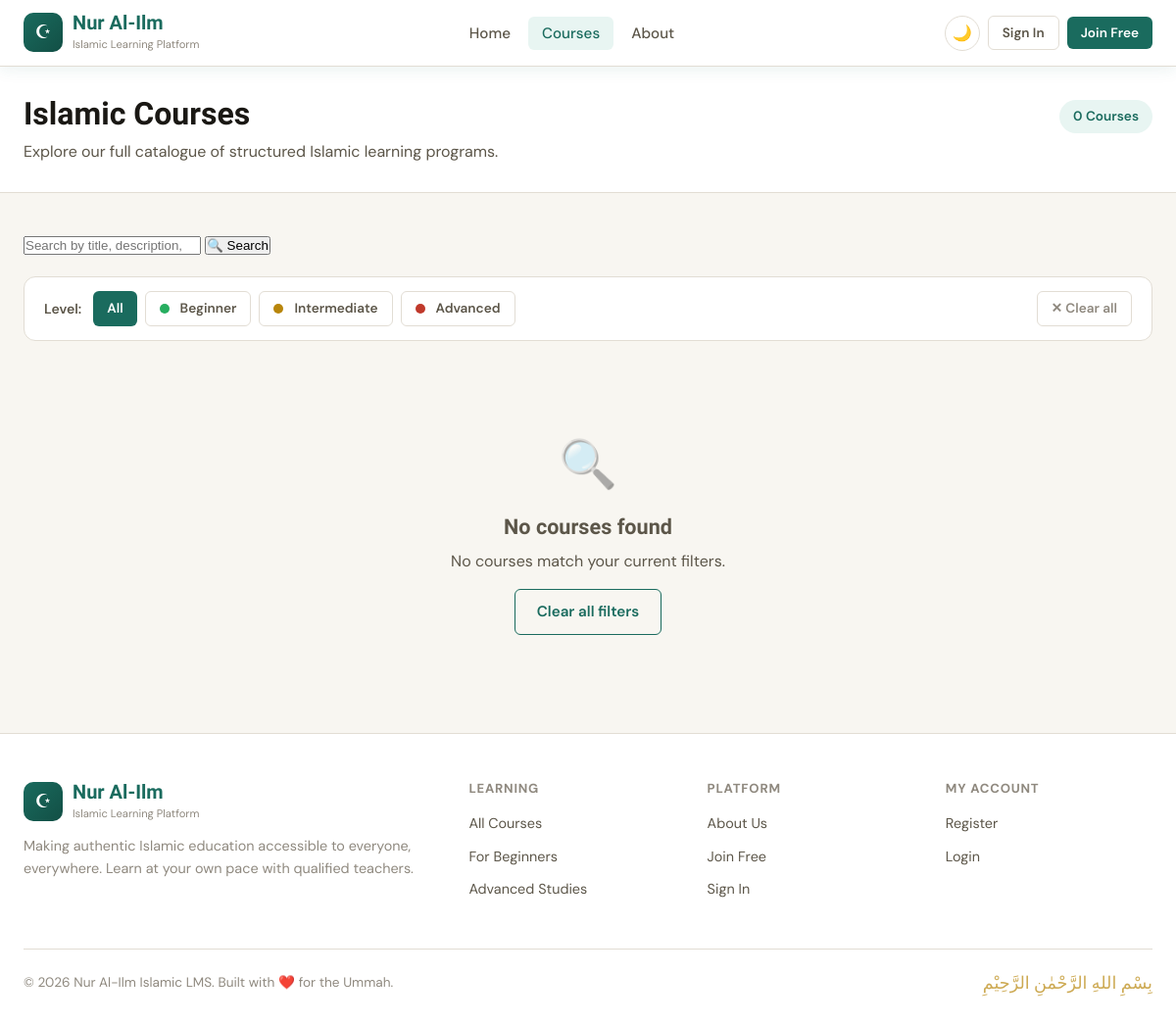
The page /courses/?category=aqeedah on the database as committed earlier.
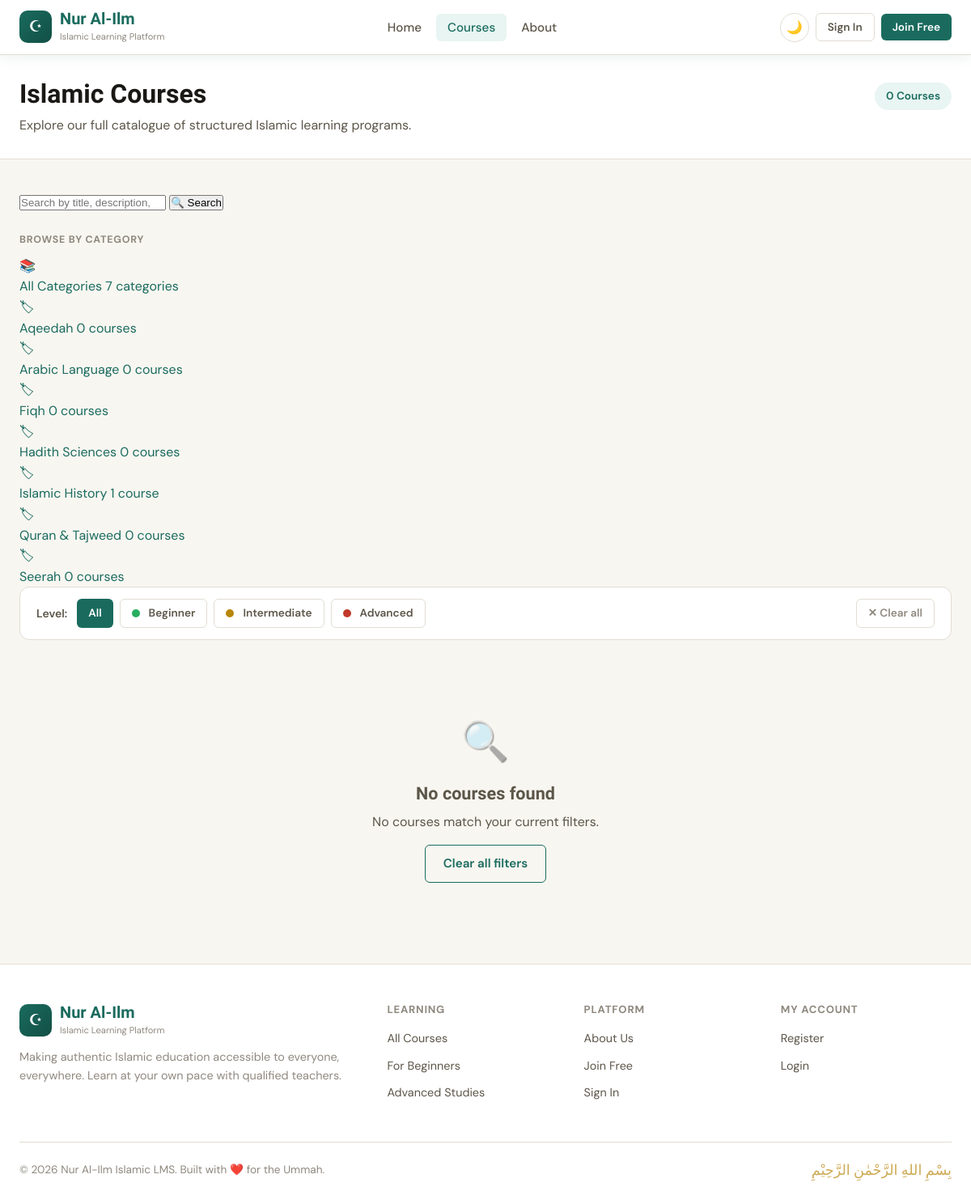
The same page on the database as committed later.
### courses/models.py (models this page shows, shortened)
class Category(models.Model):
    name = models.CharField(max_length=100, unique=True)
    slug = models.SlugField(unique=True, blank=True)
    description = models.TextField(
        blank=True,
        null=True,
        help_text="Optional short description of this category.",
    )
    class Meta:
        verbose_name_plural = 'categories'
        ordering = ['name']
    @property
    def course_count(self):
        return self.courses.filter(is_published=True).count()

### courses/views.py (the view)
# urls.py: path('', views.course_list, name='course_list'),
def course_list(request):
    level_filter    = request.GET.get('level', '').strip()
    category_filter = request.GET.get('category', '').strip()
    search_query    = request.GET.get('q', '').strip()
    courses = (
        Course.objects
        .filter(is_published=True)
        .select_related('category', 'teacher')
    )
    if level_filter:
        courses = courses.filter(level=level_filter)
    if category_filter:
        courses = courses.filter(category__slug=category_filter)
    if search_query:
        courses = courses.filter(
            Q(title__icontains=search_query)
            | Q(short_description__icontains=search_query)
            | Q(category__name__icontains=search_query)
        ).distinct()
    context = {
        'courses': courses,
        'level_filter': level_filter,
        'category_filter': category_filter,
        'search_query': search_query,
        'levels': Course.Level.choices,
        'categories': Category.objects.all(),
        'any_filter': bool(level_filter or category_filter or search_query),
    }
    return render(request, 'courses/course_list.html', context)

### courses/templates/courses/course_list.html (shortened to what the changed rows need)
{% extends 'base.html' %}
{% block content %}
<div class="page-title-bar">
  <div class="container">
    <div style="display:flex;align-items:flex-start;justify-content:space-between;gap:20px;flex-wrap:wrap;">
      <div>
        <h1 style="font-size:2rem;margin-bottom:6px;">Islamic Courses</h1>
      </div>
    </div>
  </div>
</div>
<section class="section-sm">
  <div class="container">
    {% if categories %}
      <div style="margin-bottom:8px;">
        <span style="font-size:.78rem;font-weight:700;text-transform:uppercase;letter-spacing:.06em;color:var(--text-3);">Browse by Category</span>
      </div>
      <div class="category-grid">
        <a href="?{% if level_filter %}level={{ level_filter }}&{% endif %}{% if search_query %}q={{ search_query }}{% endif %}"
           class="category-card {% if not category_filter %}active{% endif %}">
          <div class="category-card-icon">📚</div>
          <span class="category-card-name">All Categories</span>
          <span class="category-card-count">{{ categories|length }} categories</span>
        </a>
        {% for cat in categories %}
          <a href="?{% if level_filter %}level={{ level_filter }}&{% endif %}{% if search_query %}q={{ search_query }}&{% endif %}category={{ cat.slug }}"
             class="category-card {% if category_filter == cat.slug %}active{% endif %}">
            <div class="category-card-icon">🏷</div>
            <span class="category-card-name">{{ cat.name }}</span>
            <span class="category-card-count">
              {{ cat.course_count }} course{{ cat.course_count|pluralize }}
            </span>
          </a>
        {% endfor %}
      </div>
    {% endif %}
    <div style="background:var(--surface);border:1px solid var(--border);border-radius:var(--radius);padding:14px 20px;margin-bottom:28px;display:flex;align-items:center;gap:12px;flex-wrap:wrap;">
      <div class="flex gap-1 flex-wrap">
        <a href="?{% if category_filter %}category={{ category_filter }}&{% endif %}{% if search_query %}q={{ search_query }}&{% endif %}level="
           class="btn btn-sm {% if not level_filter %}btn-primary{% else %}btn-ghost{% endif %}">
          All
        </a>
        {% for value, label in levels %}
          <a href="?{% if category_filter %}category={{ category_filter }}&{% endif %}{% if search_query %}q={{ search_query }}&{% endif %}level={{ value }}"
             class="btn btn-sm {% if level_filter == value %}btn-primary{% else %}btn-ghost{% endif %}">
            <span class="level-indicator level-{{ value }}"></span>{{ label }}
          </a>
        {% endfor %}
      </div>
    </div>
  </div>
</section>
{% endblock %}

Rows that differ between the two databases and show on the page:
added Category: name "Aqeedah", course_count "0"
added Category: name "Arabic Language", course_count "0"
added Category: name "Fiqh", course_count "0"
added Category: name "Hadith Sciences", course_count "0"
added Category: name "Islamic History", course_count "1"
added Category: name "Quran & Tajweed", course_count "0"
added Category: name "Seerah", course_count "0"
Other text that changed with them:
{{ categories|length }}: (not shown) → "7"
text now shown: "BROWSE BY CATEGORY 📚 All Categories categories"
